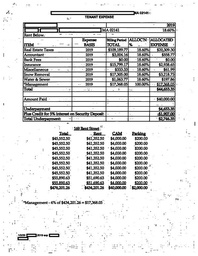
#> input picture images/table.jpg, 198 x 256 px, shrunk from 600 x 777 before the run, found by its file name
$ python selective_search.py
#> lines starting #> are read from the running program, lines starting #| are printed output that depends on the picture
import random
import time
import cv2

# %%

# IMG_PATH = 'images/lemons.jpg'
IMG_PATH = 'images/table.jpg'

# %%

image = cv2.imread(IMG_PATH)
#> image is the input picture: shape (256, 198, 3); min 0, max 255, mean 223.5

# %%

ss = cv2.ximgproc.segmentation.createSelectiveSearchSegmentation()
ss.setBaseImage(image)

# %%

ss.switchToSelectiveSearchFast()
start = time.time()
rect_fast = ss.process()
end = time.time()

print("[INFO] selective search took {:.4f} seconds".format(end - start))

# %%

ss.switchToSelectiveSearchQuality()
start = time.time()
rect_qual = ss.process()
end = time.time()

print("[INFO] selective search took {:.4f} seconds".format(end - start))

# %%

for i in range(0, len(rect_fast), 100):
    output = image.copy()
    for (x, y, w, h) in rect_fast[i:i + 100]:
        color = [random.randint(0, 255) for j in range(0, 3)]
        cv2.rectangle(output, (x, y), (x + w, y + h), color, 2)
    cv2.imshow("output", output)
    key = cv2.waitKey(0) & 0xFF
    if key == ord("q"):
        break
#> this loop made 1 pass; (key q is pressed on pass 1)
#> pass 1, `cv2.imshow("output", output)`:
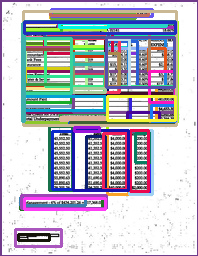
#> window 'output': shape (256, 198, 3); mean B, G, R 198.1, 188.5, 189.3
cv2.destroyAllWindows()
